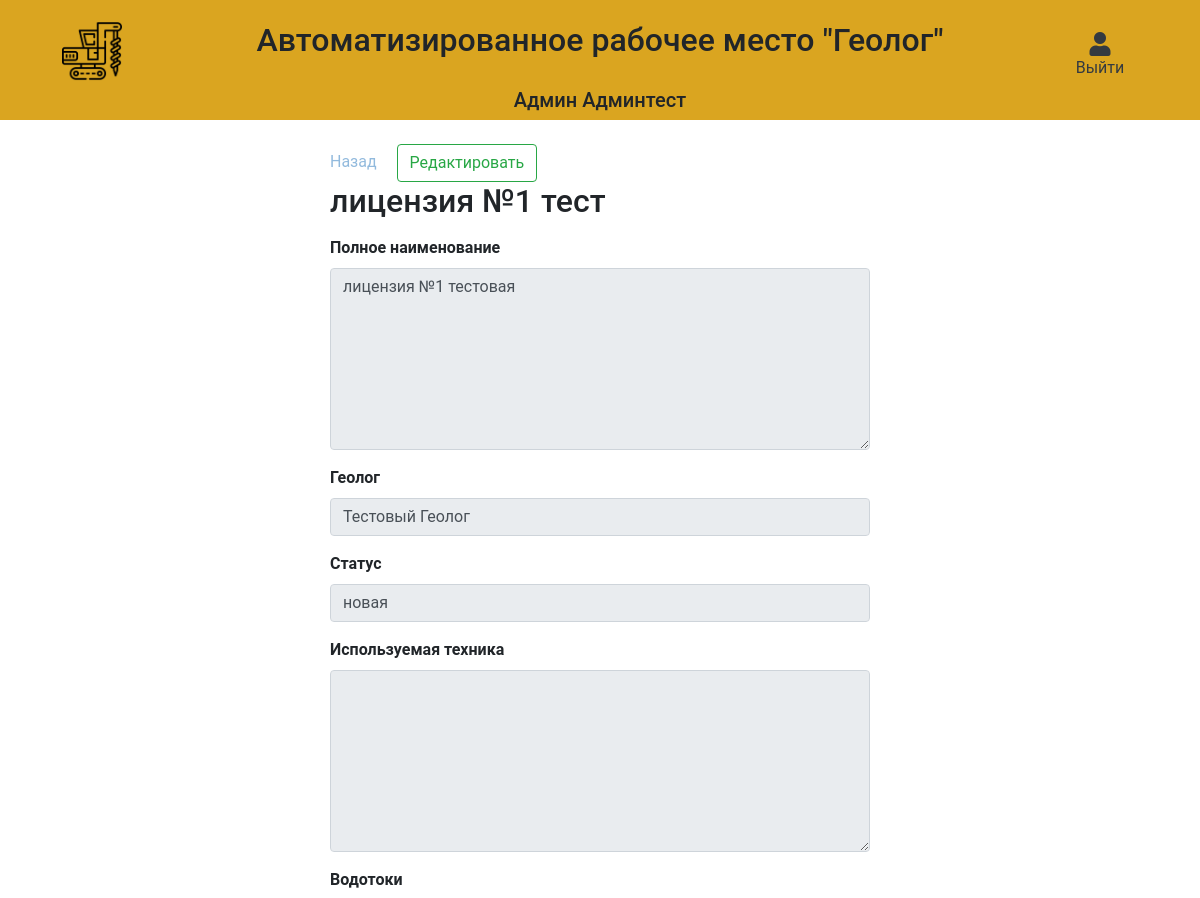
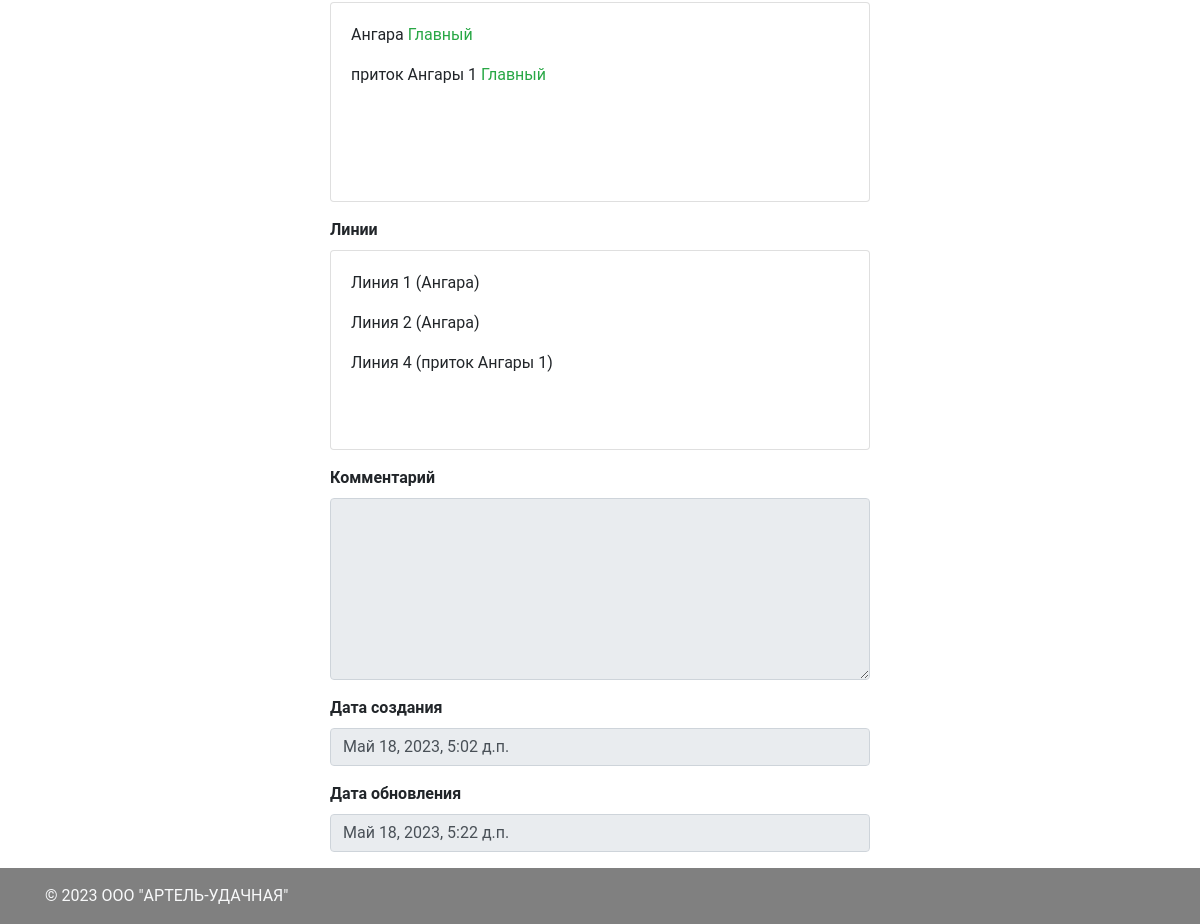
The app's page /objects/1 (signed in) with its own data (2 pictures, top to bottom).
### main/models.py (models this page shows, shortened)
class CustomUser(AbstractBaseUser, PermissionsMixin):
    username = models.CharField("Логин пользователя", max_length=50, unique=True)
    first_name = models.CharField("Имя", max_length=50)
    last_name = models.CharField("Фамилия", max_length=50)
    patronymic = models.CharField("Отчество", max_length=50, default="нет")
    team = models.ForeignKey(Team, verbose_name="Номер бригады", on_delete=models.CASCADE, null=True)
    phone_number = models.CharField("Номер телефона", max_length=50, default="Не указано")
    email = models.EmailField(verbose_name="Email", max_length=255, unique=True, blank=True, null=True)
    role = models.ForeignKey(Role, on_delete=models.CASCADE, verbose_name="Должность")
    is_superuser = models.BooleanField(default=False)
    is_active = models.BooleanField(default=True)
    is_admin = models.BooleanField(default=False)
    objects = CustomUserManager()
    created_at = models.DateTimeField("Дата создания", auto_now_add=True)
    updated_at = models.DateTimeField("Дата обновления", auto_now=True)
    USERNAME_FIELD = 'username'
    REQUIRED_FIELDS = ['password']
    def __str__(self):
        return self.last_name + " " + self.first_name
    class Meta:
        verbose_name = "Пользователь"
        verbose_name_plural = "Пользователи"

class License(models.Model):
    short_name = models.CharField("Наименование", max_length=255)
    name = models.TextField("Полное наименование")
    geologist = models.ForeignKey(CustomUser, related_name='geologist_id', on_delete=models.SET_NULL, verbose_name="Геолог", null=True)
    status = models.ForeignKey(LicenseStatus, on_delete=models.CASCADE, verbose_name="Статус")
    used_enginery = models.TextField("Используемая техника", null=True, default="Не назначено")
    watercourses = models.ManyToManyField(WaterCourse, through='LicenseWaterCourse', through_fields=('license', 'watercourse'), verbose_name="Водотоки", blank=True)
    lines = models.ManyToManyField(Line, through='LineLicenseWaterCourse', through_fields=('license', 'line'), verbose_name="Водотоки", blank=True)
    comment = models.TextField("Комментарий", null=True, blank=True)
    created_at = models.DateTimeField("Дата создания", auto_now_add=True)
    updated_at = models.DateTimeField("Дата обновления", auto_now=True)
    class Meta:
        verbose_name = "Лицензия"
        verbose_name_plural = "Лицензии"

class LicenseStatus(models.Model):
    name = models.CharField("Наименование", max_length=255)
    created_at = models.DateTimeField("Дата создания", auto_now_add=True)
    updated_at = models.DateTimeField("Дата обновления", auto_now=True)
    def __str__(self):
        return self.name
    class Meta:
        verbose_name = "Статус лицензии"
        verbose_name_plural = "Статусы лицензий"

class LicenseWaterCourse(models.Model):
    watercourse = models.ForeignKey(WaterCourse, on_delete=models.SET_NULL, null=True, verbose_name="Водоток")
    license = models.ForeignKey(License, on_delete=models.CASCADE, verbose_name="Лицензия")
    parent_watercourse = models.ForeignKey(WaterCourse, on_delete=models.SET_NULL, null=True, verbose_name="Главный водоток", related_name="parent_watercourse")
    is_primary = models.IntegerField(verbose_name="Тип водотока (главный - да)", default=WaterCourseType.PRIMARY, choices=WaterCourseType.choices)

class WaterCourse(models.Model):
    name = models.CharField("Наименование", max_length=255)
    created_at = models.DateTimeField("Дата создания", auto_now_add=True)
    updated_at = models.DateTimeField("Дата обновления", auto_now=True)
    class Meta:
        verbose_name = "Водоток"
        verbose_name_plural = "Водотоки"

class LineLicenseWaterCourse(models.Model):
    line = models.ForeignKey(Line, on_delete=models.SET_NULL, null=True, verbose_name="Линия")
    watercourse = models.ForeignKey(WaterCourse, on_delete=models.SET_NULL, null=True, verbose_name="Водоток")
    license = models.ForeignKey(License, on_delete=models.CASCADE, verbose_name="Лицензия")

class Line(models.Model):
    name = models.CharField("Наименование", max_length=50)
    watercourse = models.ForeignKey(WaterCourse, on_delete=models.CASCADE, verbose_name="Водоток", null=True)
    class Meta:
        verbose_name = "Линия"
        verbose_name_plural = "Линии"

### main/views.py (the view)
# urls.py: path('objects/<int:pk>', views.ObjectDetailView.as_view(), name='objects_detail'),
class ObjectDetailView(LoginRequiredMixin, DetailView):
    template_name = "main/objects/index.html"
    model = models.License
    queryset = models.License.objects.all()
    def get_context_data(self, **kwargs):
        context = super().get_context_data(**kwargs)
        context['lines'] = models.LineLicenseWaterCourse.objects.filter(license=self.get_object()).all()
        context['watercourses'] = models.LicenseWaterCourse.objects.filter(license=self.get_object()).all()
        return context

### templates/main/objects/index.html (shortened to what this page needs)
{% extends "layout.html" %}
{% block content %}
    <div class="col-12">
        <div class="row justify-content-center">
            <div class="col-md-6">
                <div class="form-group">
                    <a href="/main_menu?target=objects">Назад</a>
                    <a href="/objects/edit/{{ object.id }}" class="ml-3 btn btn-outline-success">Редактировать</a>
                    <h2>{{ object.short_name }}</h2>
                </div>
                <div class="form-group">
                    <label for="name" class="font-weight-bold">Полное наименование</label>
                    <textarea type="text" class="form-control" readonly id="name" rows="7">{{ object.name }}</textarea>
                </div>
                <div class="form-group">
                    <label for="geologist" class="font-weight-bold">Геолог</label>
                    <input type="text" class="form-control" readonly id="geologist" value="{{ object.geologist }}">
                </div>
                <div class="form-group">
                    <label for="status" class="font-weight-bold">Статус</label>
                    <input type="text" class="form-control" readonly id="status" value="{{ object.status }}">
                </div>
                <div class="form-group">
                    <label for="used_enginery" class="font-weight-bold">Используемая техника</label>
                    <textarea type="text" class="form-control" readonly id="used_enginery" rows="7">{{ object.used_enginery }}</textarea>
                </div>
                <div class="form-group">
                    <label for="watercourses" class="font-weight-bold">Водотоки</label>
                    <div id="watercourses" class="card card-body" style="overflow-y: scroll; height:200px;">
                        {% for watercourse in watercourses %}
                            {% if watercourse.is_primary == 0 %}
                                <p>{{ watercourse.watercourse.name }} <span class="text-success">Главный</span></p>
                            {% endif %}
                        {% endfor %}
                    </div>
                </div>
                <div class="form-group">
                    <label for="lines" class="font-weight-bold">Линии</label>
                    <div id="watercourses" class="card card-body" style="overflow-y: scroll; height:200px;">
                        {% for line in lines %}
                            <p>{{ line.line.name }} ({{line.watercourse.name}})</p>
                        {% endfor %}
                    </div>
                </div>
                <div class="form-group">
                    <label for="comment" class="font-weight-bold">Комментарий</label>
                    <textarea type="text" class="form-control" readonly id="comment" rows="7">{{ object.comment }}</textarea>
                </div>
                <div class="form-group">
                    <label for="created_at" class="font-weight-bold">Дата создания</label>
                    <input type="text" class="form-control" readonly id="created_at" value="{{ object.created_at }}">
                </div>
                <div class="form-group">
                    <label for="updated_at" class="font-weight-bold">Дата обновления</label>
                    <input type="text" class="form-control" readonly id="updated_at" value="{{ object.updated_at }}">
                </div>
            </div>
        </div>
    </div>
{% endblock %}

### templates/layout.html (shortened to what this page needs)
<html lang="en">
    <head>
        <link rel="stylesheet" href="https://maxcdn.bootstrapcdn.com/bootstrap/4.0.0/css/bootstrap.min.css">
        <link rel="stylesheet" href="https://cdnjs.cloudflare.com/ajax/libs/font-awesome/5.15.4/css/all.min.css" />
        <link rel="stylesheet" href="/static/css/main.css" />
    </head>
    <body class="d-flex flex-column min-vh-100">
      <div class="container-fluid navbar-light bg-navbar-main">
        <div class="row">
            <div class="col-12 col-lg-2 text-center mt-3">
              <a href="/"><img class="img-fluid navbar-brand" src="/static/images/navbar_brand.png"></a>
            </div>
            <div class="col-12 col-lg-8 justify-content-center d-flex align-items-center">
              <h2>Автоматизированное рабочее место "Геолог"</h2>
            </div>
            <div class="col-12 col-lg-2 text-center mt-3">
              <ul class="d-none d-lg-block navbar-nav mr-auto mt-2 ml-3 ml-md-0 mt-lg-0 justify-content-center">
                {% if request.user.is_authenticated %}
                  <li class="nav-item dropdown">
                    <a class="nav-link d-flex flex-column text-dark mt-2" href="/logout">
                      <i class="fa fa-user" aria-hidden="true" style="font-size: 24px;"></i> Выйти
                    </a>
                  </li>
                {% else %}
                  {% comment %} <li class="nav-item m-lg-0">
                    <i class="fa fa-user" aria-hidden="true" style="font-size: 24px;">Войти</i>
                  </li> {% endcomment %}
                {% endif %}
              </ul>
            </div>
            <div class="col-12 col-lg-12 justify-content-center d-flex align-items-center">
              <h5 class="text-center">
                {% if request.user.is_authenticated %}
                  {{ request.user.first_name }} {{ request.user.last_name }}
                {% else %}
                  {% comment %} <li class="nav-item m-lg-0">
                    <i class="fa fa-user" aria-hidden="true" style="font-size: 24px;">Войти</i>
                  </li> {% endcomment %}
                {% endif %}
              </h5>
            </div>
        </div>
      </div>
      <div class="container mt-4">
          <div class="row">
              {% block content %}{% endblock %}
          </div>
      </div>
      <footer class="mt-auto py-3" style="background-color: #808080">
        <div class="container">
          <span class="text-light">© 2023 OOO "АРТЕЛЬ-УДАЧНАЯ"</span>
        </div>
      </footer>
    </body>
</html>

### static/css/main.css (style rules this page uses)
body { font-family: "Roboto", sans-serif; height: 100vh; }
.bg-navbar-main { background-color: #DAA520; }
a { color: #92badd; display:inline-block; text-decoration: none; font-weight: 400; }
.navbar-brand { width: 35%!important; }

### records on screen
CustomUser: user.first_name "Админ", user.last_name "Админтест"
License: short_name "лицензия №1 тест", name "лицензия №1 тестовая", geologist "Тестовый Геолог", status "новая", created_at "Май 18, 2023, 5:02 д.п.", updated_at "Май 18, 2023, 5:22 д.п."
LicenseWaterCourse: watercourse.name "Ангара"
LicenseWaterCourse: watercourse.name "приток Ангары 1"
LineLicenseWaterCourse: line.name "Линия 1", watercourse.name "Ангара"
LineLicenseWaterCourse: line.name "Линия 2", watercourse.name "Ангара"
LineLicenseWaterCourse: line.name "Линия 4", watercourse.name "приток Ангары 1"
